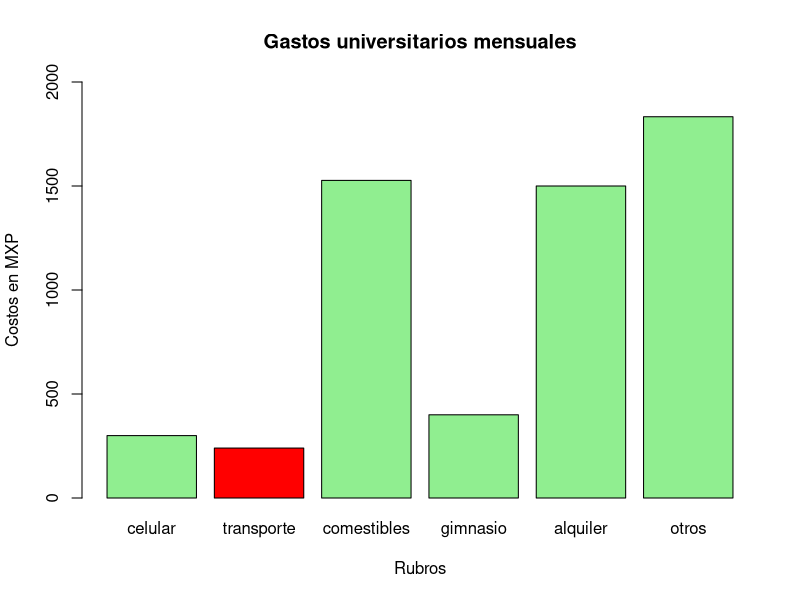
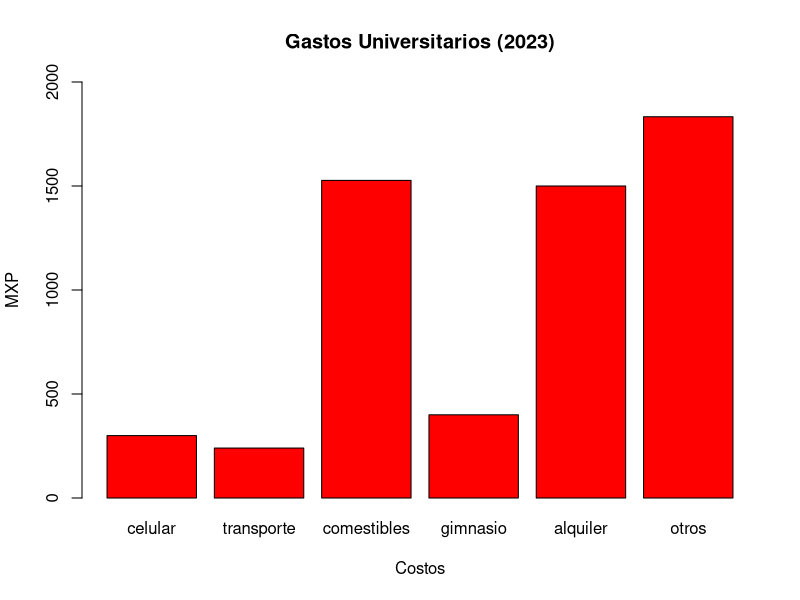

Generate these figures, in order, with R:
# Karen Victoria Martínez Martínez
# 23/02/2023
# Laboratorio 1

# Gastos totales

300 + 240 + 1527 + 400 + 1500 + 1833
300/6
200 * 2
4 ^ 2

celular <- 300
celular *12

gastos <- c(300, 240, 1527, 400, 1500, 1833)
costos <- c(300, 240, 1527, 400, 1500, 1833)

nomb <- c("celular", "transporte", "comestibles", "gimnasio",
          "alquiler", "otros")


# Crear data frame --------------------------------------------------------

Gastos <- data.frame(costos, nomb)

barplot(gastos, 
        col = c("lightgreen",  "red", "lightgreen", "lightgreen","lightgreen","lightgreen"),
        main = "Gastos universitarios mensuales",
        ylim = c(0,2000), xlab = "Rubros",
        ylab = "Costos en MXP",
        names.arg = c("celular", "transporte", "comestibles", "gimnasio",
                      "alquiler", "otros"),
)

barplot(Gastos$costos, names.arg = Gastos$nomb,
        main = "Gastos Universitarios (2023)",
        col = "red",
        ylim = c(0,2000),
        xlab = "Costos",
        ylab = "MXP")

